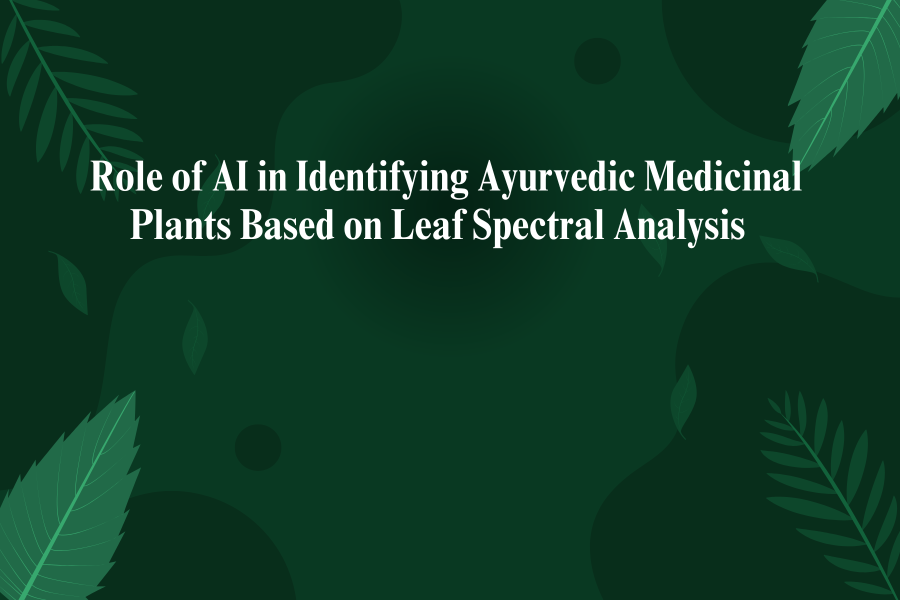
#> input picture front.png, 1800 x 1200 px (shown at 1/2 size); its folder holds only this picture in this run
$ python -i Train.py   (imports and definitions only)   (older library calls are emulated)
#> lines starting #> are read from the running program, lines starting #| are printed output that depends on the picture; after the words box and inside, x2 and y2 are one past the last pixel; in counts of white or black regions, pixels touching at a corner belong together
import cv2
import numpy as np
from skimage import color
from skimage.feature import greycomatrix, greycoprops
import scipy.stats as stats
import os
from sklearn import svm
from sklearn.neighbors import KNeighborsClassifier
from sklearn.model_selection import train_test_split
from sklearn.metrics import accuracy_score
from sklearn.neural_network import MLPClassifier

from keras.utils.np_utils import to_categorical
from keras.layers import  MaxPooling2D
from keras.layers import Dense, Dropout, Activation, Flatten
from keras.layers import Convolution2D
from keras.models import Sequential
from keras.models import model_from_json
import pickle

def remove_green_pixels(image):
  # Transform from (256,256,3) to (3,256,256)
  channels_first = channels_first_transform(image)

  r_channel = channels_first[0]
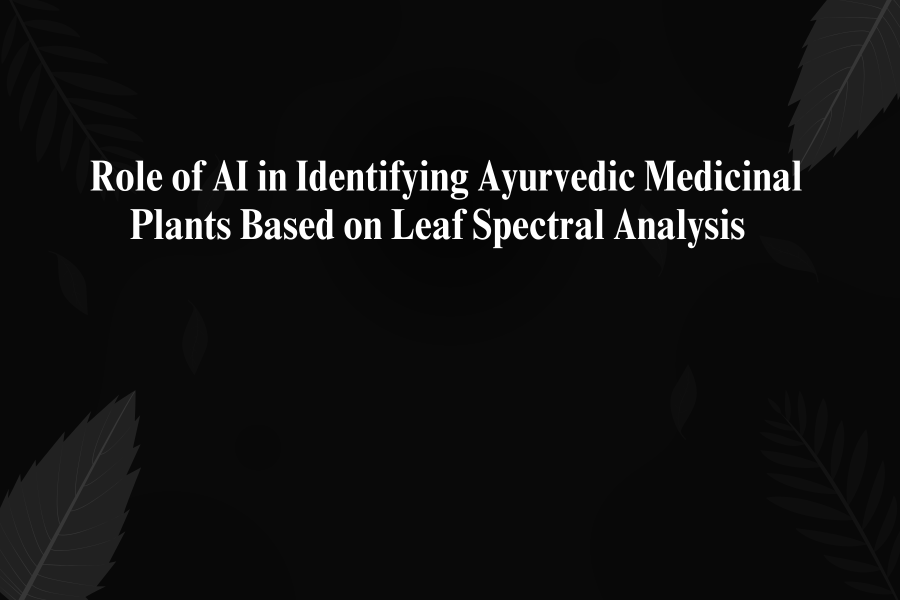
#> r_channel: shape (1200, 1800) (shown at 1/2 size); min 4, max 255, mean 16.8
  g_channel = channels_first[1]
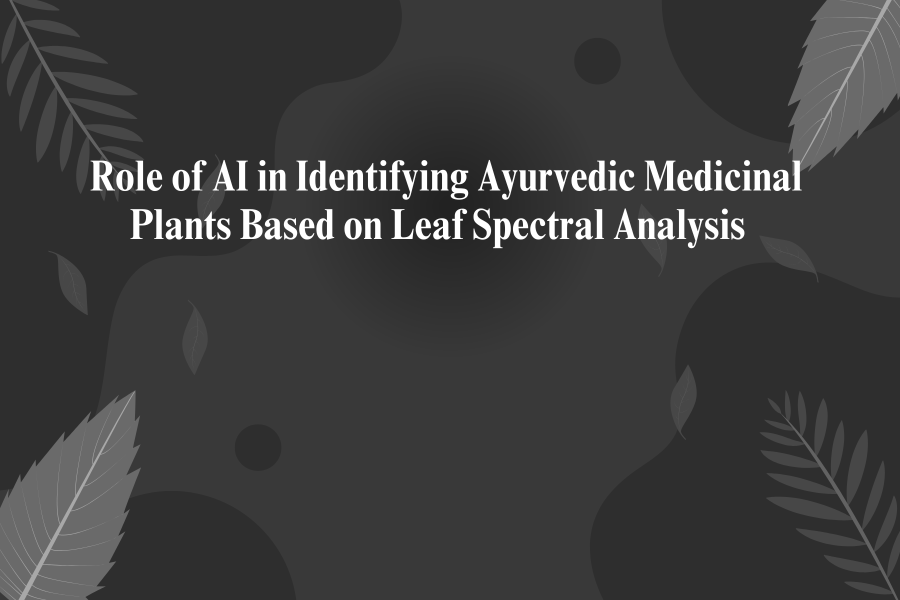
#> g_channel: shape (1200, 1800) (shown at 1/2 size); min 34, max 255, mean 61.2
  b_channel = channels_first[2]
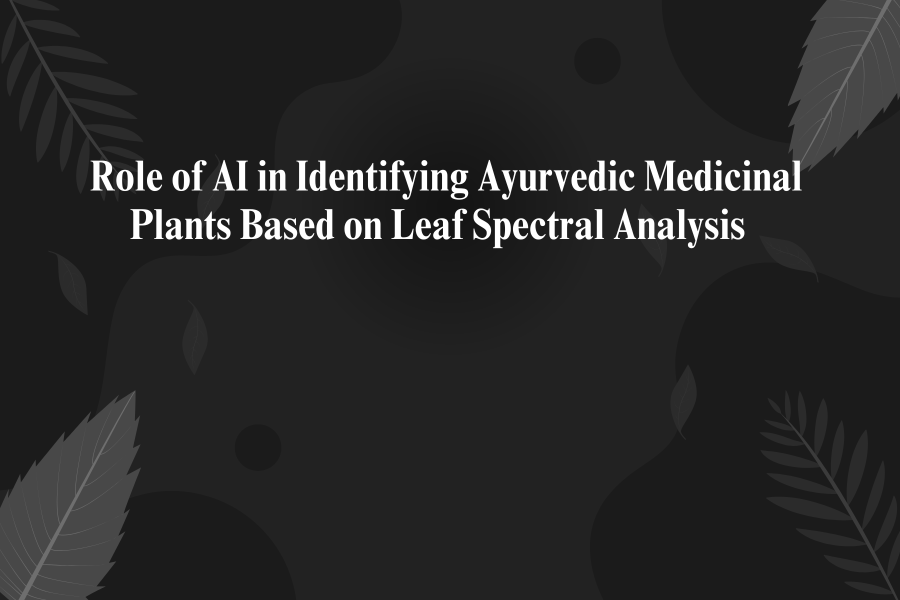
#> b_channel: shape (1200, 1800) (shown at 1/2 size); min 20, max 255, mean 39.7

  # Set those pixels where green value is larger than both blue and red to 0
  mask = False == np.multiply(g_channel > r_channel, g_channel > b_channel)
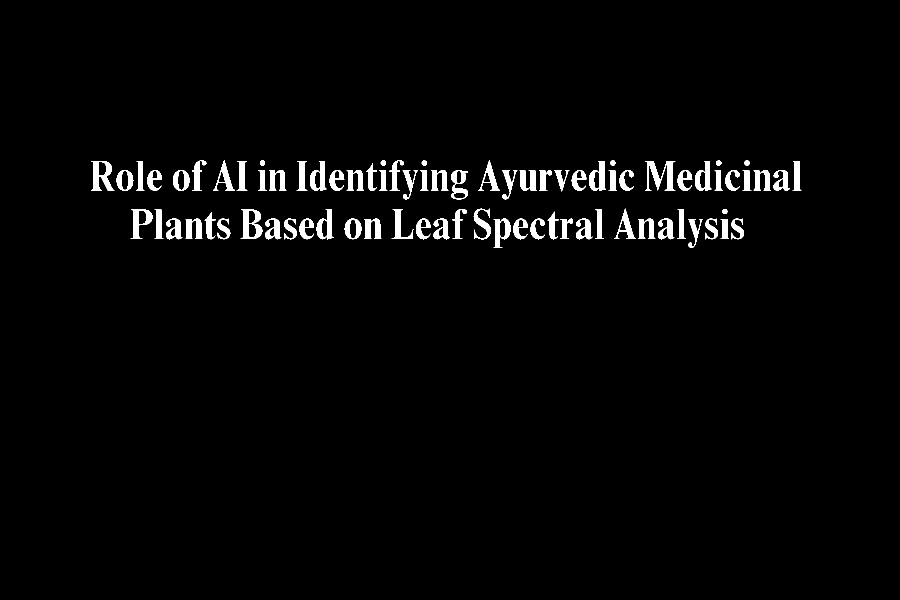
#> mask: shape (1200, 1800) bool (shown at 1/2 size); 2.3% white; 79 white regions, largest, box (x1, y1, x2, y2) and area: (1290, 322, 1351, 381) 1479, (182, 322, 229, 381) 1370, (481, 419, 525, 478) 1330
  channels_first = np.multiply(channels_first, mask)

  # Transfrom from (3,256,256) back to (256,256,3)
  image = channels_first.transpose(1, 2, 0)
  return image

def rgb2lab(image):
  return color.rgb2lab(image)

def rgb2gray(image):
  return np.array(color.rgb2gray(image) * 255, dtype=np.uint8)

def glcm(image, offsets=[1], angles=[0], squeeze=False):
  single_channel_image = image if len(image.shape) == 2 else rgb2gray(image)
  gclm = greycomatrix(single_channel_image, offsets, angles)
  return np.squeeze(gclm) if squeeze else gclm

def histogram_features_bucket_count(image):
  image = channels_first_transform(image).reshape(3,-1)

  r_channel = image[0]
  g_channel = image[1]
  b_channel = image[2]

  r_hist = np.histogram(r_channel, bins = 26, range=(0,255))[0]
#> r_hist = 26 values, max 1870841 at index 0, min 369 at index 8, mean 83076.9
  g_hist = np.histogram(g_channel, bins = 26, range=(0,255))[0]
#> g_hist = 26 values, max 969616 at index 5, min 0 at index 0, mean 83076.9
  b_hist = np.histogram(b_channel, bins = 26, range=(0,255))[0]
#> b_hist = 26 values, max 970987 at index 3, min 0 at index 0, mean 83076.9

  return np.concatenate((r_hist, g_hist, b_hist))

def histogram_features(image):
  color_histogram = np.histogram(image.flatten(), bins = 255, range=(0,255))[0]
#> color_histogram = 255 values, max 871853 at index 9, min 0 at index 0, mean 8470.6
  return np.array([
    np.mean(color_histogram),
    np.std(color_histogram),
    stats.entropy(color_histogram),
    stats.kurtosis(color_histogram),
    stats.skew(color_histogram),
    np.sqrt(np.mean(np.square(color_histogram)))
  ])

def texture_features(full_image, offsets=[1], angles=[0], remove_green = True):
  image = remove_green_pixels(full_image) if remove_green else full_image
  gray_image = rgb2gray(image)
  glcmatrix = glcm(gray_image, offsets=offsets, angles=angles)
  return glcm_features(glcmatrix)

def glcm_features(glcm):
  return np.array([
    greycoprops(glcm, 'correlation'),
    greycoprops(glcm, 'contrast'),
    greycoprops(glcm, 'energy'),
    greycoprops(glcm, 'homogeneity'),
    greycoprops(glcm, 'dissimilarity'),
  ]).flatten()

def channels_first_transform(image):
  return image.transpose((2,0,1))

def extract_features(image):
  offsets=[1,3,10,20]
  angles=[0, np.pi/4, np.pi/2]
  channels_first = channels_first_transform(image)
  return np.concatenate((
      texture_features(image, offsets=offsets, angles=angles),
      texture_features(image, offsets=offsets, angles=angles, remove_green=False),
      histogram_features_bucket_count(image),
      histogram_features(channels_first[0]),
      histogram_features(channels_first[1]),
      histogram_features(channels_first[2]),
      ))


path = "Dataset"
labels = ['Aloevera', 'Curry','Guava','Hibiscus','Lemon', 'Mango','Neem', 'Tulsi']

X=[]
Y=[]

def getID(name):
    index = 0
    for i in range(len(labels)):
        if labels[i] == name:
            index = i
            break
    return index

# [11 lines not run here, left out]

X = np.asarray(X)
Y = np.asarray(Y)

# [6 lines not run here, left out]

X = X.astype('float32')
X = X/255

indices = np.arange(X.shape[0])
# [1 line not run here, left out]
X = X[indices]
Y = Y[indices]

# [1 line that did not run here, left out]

svm_cls = svm.SVC()
# [1 line not run here, left out]
# [1 line that did not run here, left out]
# [1 line that did not run here, left out]
# [1 line not run here, left out]


# [1 line that did not run here, left out]
# [1 line that did not run here, left out]
# [27 lines not run here, left out]

>>> import cv2
>>> picture = cv2.cvtColor(cv2.imread('front.png'), cv2.COLOR_BGR2RGB)
>>> result = extract_features(picture)
#> result = 216 values, max 1870841 at index 120, min 0 at index 146, mean 32302.7
